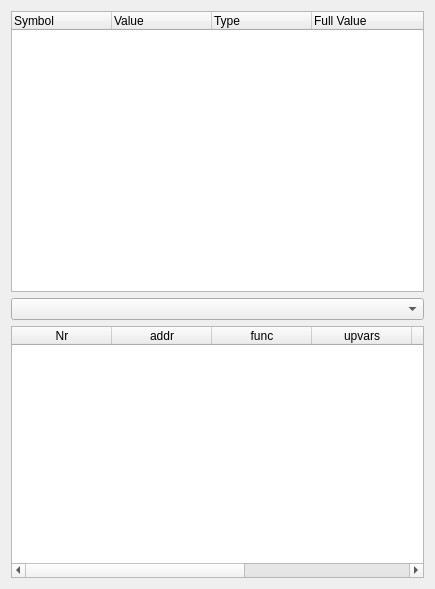
<?xml version="1.0" encoding="UTF-8"?>
<ui version="4.0">
 <class>StackLocals</class>
 <widget class="QWidget" name="StackLocals">
  <property name="geometry">
   <rect>
    <x>0</x>
    <y>0</y>
    <width>435</width>
    <height>589</height>
   </rect>
  </property>
  <layout class="QVBoxLayout" name="verticalLayout_2">
   <item>
    <widget class="QTreeWidget" name="locals">
     <property name="toolTip">
      <string>Local variables</string>
     </property>
     <property name="whatsThis">
      <string>Local variables</string>
     </property>
     <column>
      <property name="text">
       <string notr="true">Symbol</string>
      </property>
     </column>
     <column>
      <property name="text">
       <string notr="true">Value</string>
      </property>
     </column>
     <column>
      <property name="text">
       <string notr="true">Type</string>
      </property>
     </column>
     <column>
      <property name="text">
       <string notr="true">Full Value</string>
      </property>
     </column>
    </widget>
   </item>
   <item>
    <layout class="QVBoxLayout" name="verticalLayout">
     <item>
      <widget class="QComboBox" name="threadComboBox"/>
     </item>
     <item>
      <widget class="QTableWidget" name="stack">
       <property name="sortingEnabled">
        <bool>true</bool>
       </property>
       <attribute name="verticalHeaderVisible">
        <bool>false</bool>
       </attribute>
       <column>
        <property name="text">
         <string>Nr</string>
        </property>
       </column>
       <column>
        <property name="text">
         <string>addr</string>
        </property>
       </column>
       <column>
        <property name="text">
         <string>func</string>
        </property>
       </column>
       <column>
        <property name="text">
         <string>upvars</string>
        </property>
       </column>
       <column>
        <property name="text">
         <string>args</string>
        </property>
       </column>
       <column>
        <property name="text">
         <string>file</string>
        </property>
       </column>
       <column>
        <property name="text">
         <string>line</string>
        </property>
       </column>
      </widget>
     </item>
    </layout>
   </item>
  </layout>
 </widget>
 <resources/>
 <connections/>
</ui>
